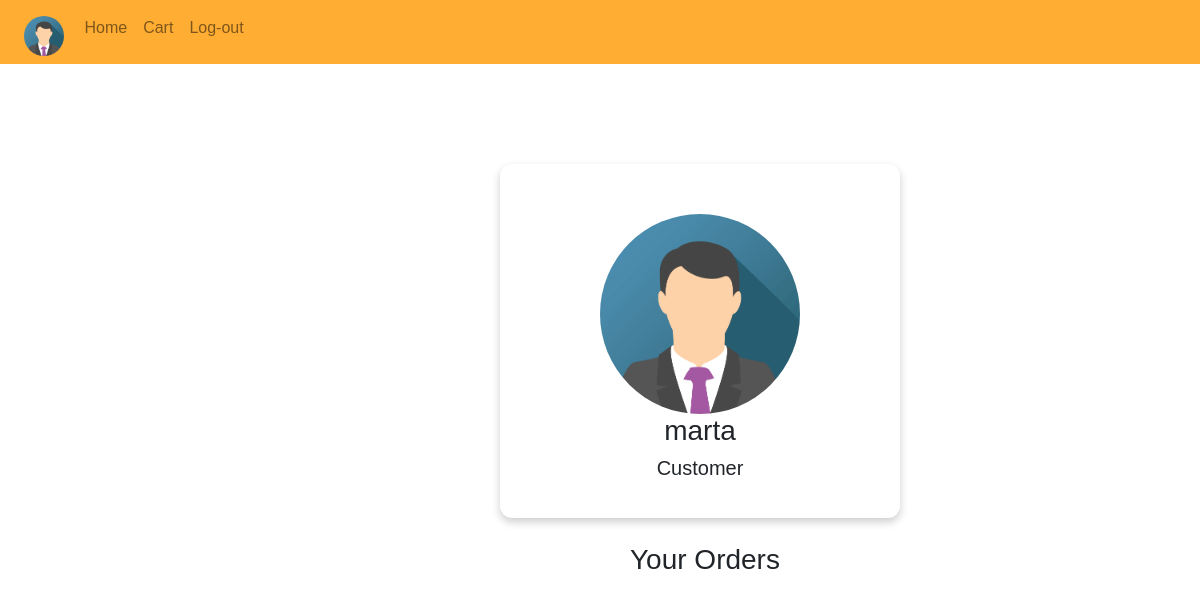
/customer_profile.php (signed in), run on the app's committed database.
### tables this page shows
CREATE TABLE `userinfo` (
  `U_ID` int(11) NOT NULL,
  `Name` varchar(255) NOT NULL,
  `Email` varchar(300) NOT NULL,
  `PASSWORD` varchar(255) NOT NULL,
  `profilepic` varchar(255) NOT NULL DEFAULT 'images/img_avatar.png',
  `Address` mediumtext,
  `Type` int(11) NOT NULL
);

### db.php (called while the page is built, shortened)
<?php
function get_user($U_id)
{
	$conn= mysqli_connect("localhost","chandler","chandler","Shopping");
 	$q1="SELECT * FROM Userinfo WHERE U_ID='$U_id'";
	$res_user=mysqli_query($conn,$q1);
 	$user=mysqli_fetch_array($res_user, MYSQLI_ASSOC);
 return $user;
}
?>

### customer_profile.php (the view, shortened to what this page needs)
<?php
require 'db.php';
$LoggedUID= $_SESSION["LoggedUID"];
$profile =get_user($LoggedUID);
$profile_pic_url=$profile["profilepic"];
?>
<!DOCTYPE html>
<html>
<head>
	<link rel="stylesheet" href="https://stackpath.bootstrapcdn.com/bootstrap/4.5.0/css/bootstrap.min.css">
	<nav class="navbar navbar-expand-lg navbar-light " style="background-color: #ffad33">
  <div class="collapse navbar-collapse" id="navbarNavDropdown">
      <ul class="navbar-nav">
     <li class="nav-item">
        <a class="nav-link" href="customer_profile.php"> <img src="<?php echo $profile_pic_url ?>" class="profilepic"></a>
      </li>
      <li class="nav-item">
        <a class="nav-link" href="customer_home.php">Home <span class="sr-only">(current)</span></a>
      </li>
      <li class="nav-item">
        <a class="nav-link" href="cart.php">Cart</a>
      </li>
      <li class="nav-item">
        <a class="nav-link" href="index.php">Log-out</a>
      </li>
    </ul>
  </div>
</nav>
<body>
 <div class="box">
    <img src="<?php echo $profile_pic_url; ?>" class="profilepic2">
    <h3 align="center"><?php echo $profile["Name"]; ?> </h3>
    <h5 align="center">Customer</h5>
 </div>
<h3 class="txt"> Your Orders</h3>
</body>
</body>
</html>

### customer_profile.php (style rules this page uses)
body { font-family: Calibri, sans-serif; }
.profilepic { width :40px; height:40px; border-radius: 50%; float: left; }
.box { height:auto; width:400px; border-radius: 12px; box-shadow: 0 4px 8px 0 rgba(0,0,0,0.2); margin-bottom: 25px; margin-left: 500px; padding-bottom: 30px; margin-top: 100px; }
.profilepic2 { width :200px; height:200px; border-radius: 50%; margin-left: 100px; margin-top: 50px; }
.txt { margin-left: 630px; }

### data on the page
userinfo: profilepic (picture), Name "marta"
